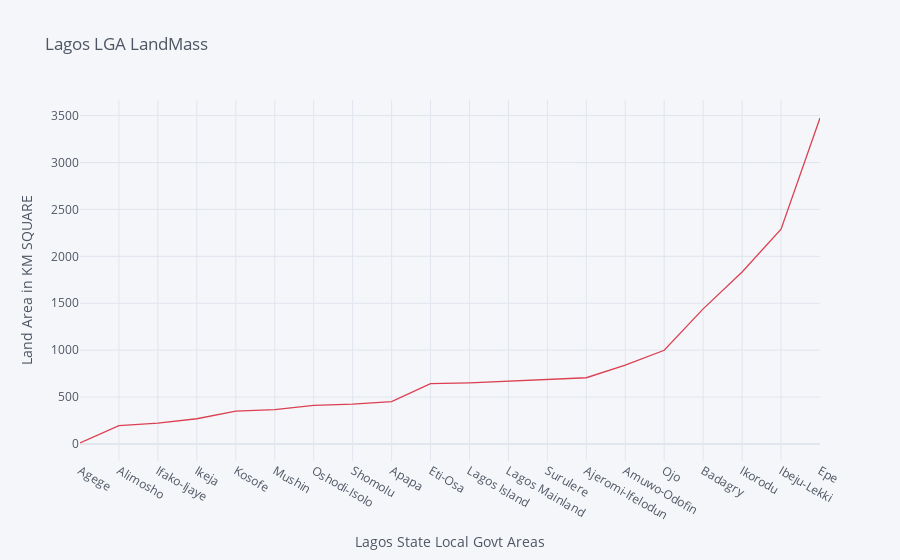

The notebook cell this image was saved under:
### Code cell
df_area = lagos_complete_df.loc[:,'LGA name':'Area(KM SQUARE)']
df_area.iplot(kind='area',x='LGA name',y='Area(KM SQUARE)', title="Lagos LGA LandMass",
                        xTitle="Lagos State Local Govt Areas",yTitle="Land Area in KM SQUARE",colors = "red")

### Figure 1 — Plotly figure (JSON) as saved in the notebook; plotly's stock layout.template omitted (floating-point values rounded to 4 significant figures)
{"data": [{"line": {"color": "rgba(219, 64, 82, 1.0)", "dash": "solid", "shape": "linear", "width": 1.3}, "mode": "lines", "name": "Area(KM SQUARE)", "text": "", "type": "scatter", "x": ["Agege", "Alimosho", "Ifako-Ijaye", "Ikeja", "Kosofe", "Mushin", "Oshodi-Isolo", "Shomolu", "Apapa", "Eti-Osa", "Lagos Island", "Lagos Mainland", "Surulere", "Ajeromi-Ifelodun", "Amuwo-Odofin", "Ojo", "Badagry", "Ikorodu", "Ibeju-Lekki", "Epe"], "y": [11, 196, 223, 269, 350, 367, 412, 424, 451, 643, 652, 671, 694, 706, 841, 999, 1440, 1834, 2289, 3474]}], "layout": {"legend": {"bgcolor": "#F5F6F9", "font": {"color": "#4D5663"}}, "paper_bgcolor": "#F5F6F9", "plot_bgcolor": "#F5F6F9", "title": {"font": {"color": "#4D5663"}, "text": "Lagos LGA LandMass"}, "xaxis": {"gridcolor": "#E1E5ED", "showgrid": true, "tickfont": {"color": "#4D5663"}, "title": {"font": {"color": "#4D5663"}, "text": "Lagos State Local Govt Areas"}, "zerolinecolor": "#E1E5ED"}, "yaxis": {"gridcolor": "#E1E5ED", "showgrid": true, "tickfont": {"color": "#4D5663"}, "title": {"font": {"color": "#4D5663"}, "text": "Land Area in KM SQUARE"}, "zerolinecolor": "#E1E5ED"}}}
